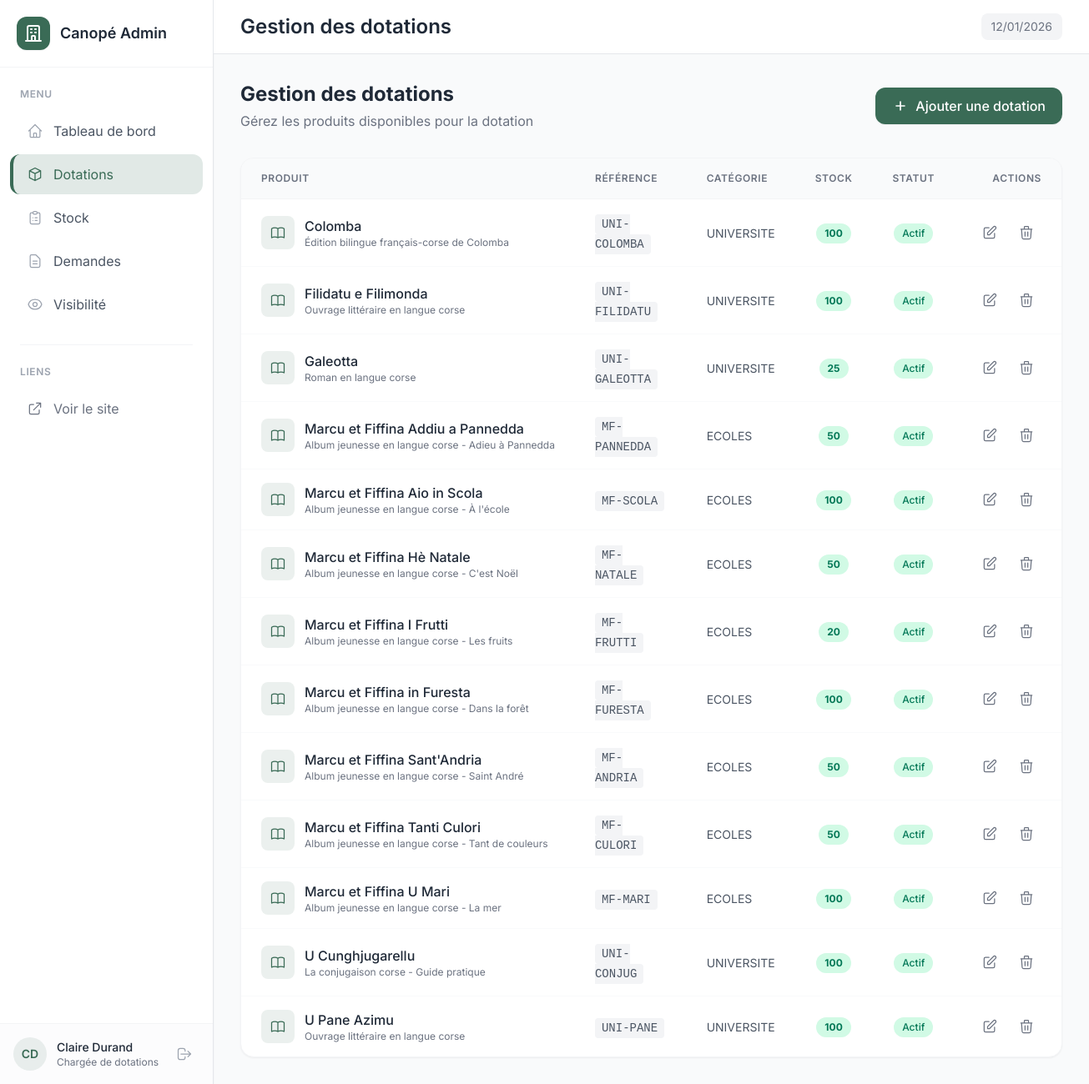
The page /admin/products.php (signed in) on the database its author committed.
### tables this page shows
CREATE TABLE `product` (
  `id` int(11) NOT NULL,
  `category_id` int(11) DEFAULT NULL,
  `name` varchar(255) NOT NULL,
  `reference` varchar(100) DEFAULT NULL,
  `description` text,
  `list_price` decimal(10,2) DEFAULT NULL,
  `is_published` tinyint(1) DEFAULT '1',
  `is_active` tinyint(1) DEFAULT '1'
);

CREATE TABLE `category` (
  `id` int(11) NOT NULL,
  `name` varchar(255) NOT NULL
);

### admin/products.php (the view, shortened to what this page needs)
<?php
try {
    $pdo = new PDO('mysql:host=localhost;dbname=canope-reseau;charset=utf8mb4', 'root', 'root');
    $pdo->setAttribute(PDO::ATTR_ERRMODE, PDO::ERRMODE_EXCEPTION);
} catch (PDOException $e) {
    die('Erreur de connexion à la base de données');
}
$products = $pdo->query('
    SELECT p.*, c.name as category_name, COALESCE(s.quantity, 0) as stock_quantity
    FROM product p
    LEFT JOIN category c ON c.id = p.category_id
    LEFT JOIN stock s ON s.product_id = p.id
    ORDER BY p.is_active DESC, p.name ASC
')->fetchAll(PDO::FETCH_ASSOC);
include 'includes/admin_header.php';
?>
<div class="flex flex-col md:flex-row md:items-center md:justify-between gap-4 mb-8">
    <div>
        <h2 class="text-2xl font-bold text-gray-800">Gestion des dotations</h2>
        <p class="text-gray-500 mt-1">Gérez les produits disponibles pour la dotation</p>
    </div>
    <button onclick="openAddModal()"
            class="inline-flex items-center gap-2 bg-canope-green hover:bg-canope-olive text-white font-medium px-5 py-2.5 rounded-xl transition-colors shadow-sm">
        <svg xmlns="http://www.w3.org/2000/svg" class="h-5 w-5" fill="none" viewBox="0 0 24 24" stroke="currentColor" stroke-width="2">
            <path stroke-linecap="round" stroke-linejoin="round" d="M12 6v6m0 0v6m0-6h6m-6 0H6" />
        </svg>
        Ajouter une dotation
    </button>
</div>
<div class="bg-white rounded-2xl shadow-sm border border-gray-100 overflow-hidden">
    <div class="overflow-x-auto">
        <table class="w-full">
            <thead>
                <tr class="bg-gray-50 border-b border-gray-100">
                    <th class="text-left px-6 py-4 text-xs font-semibold text-gray-500 uppercase tracking-wider">Produit</th>
                    <th class="text-left px-6 py-4 text-xs font-semibold text-gray-500 uppercase tracking-wider">Référence</th>
                    <th class="text-left px-6 py-4 text-xs font-semibold text-gray-500 uppercase tracking-wider">Catégorie</th>
                    <th class="text-center px-6 py-4 text-xs font-semibold text-gray-500 uppercase tracking-wider">Stock</th>
                    <th class="text-center px-6 py-4 text-xs font-semibold text-gray-500 uppercase tracking-wider">Statut</th>
                    <th class="text-right px-6 py-4 text-xs font-semibold text-gray-500 uppercase tracking-wider">Actions</th>
                </tr>
            </thead>
            <tbody class="divide-y divide-gray-50">
                <?php foreach ($products as $product): ?>
                <tr class="hover:bg-gray-50 transition-colors <?= !$product['is_active'] ? 'opacity-50' : '' ?>">
                    <td class="px-6 py-4">
                        <div class="flex items-center gap-3">
                            <div class="w-10 h-10 bg-canope-green/10 rounded-lg flex items-center justify-center">
                            </div>
                            <div>
                                <p class="font-medium text-gray-800"><?= htmlspecialchars($product['name']) ?></p>
                                <p class="text-xs text-gray-500 max-w-xs truncate"><?= htmlspecialchars($product['description'] ?? '') ?></p>
                            </div>
                        </div>
                    </td>
                    <td class="px-6 py-4">
                        <span class="text-sm text-gray-600 font-mono bg-gray-100 px-2 py-1 rounded">
                            <?= htmlspecialchars($product['reference'] ?? 'N/A') ?>
                        </span>
                    </td>
                    <td class="px-6 py-4">
                        <span class="text-sm text-gray-600"><?= htmlspecialchars($product['category_name'] ?? 'Non classé') ?></span>
                    </td>
                    <td class="px-6 py-4 text-center">
                        <?php
                        $stockQty = (int)$product['stock_quantity'];
                        $stockClass = $stockQty == 0 ? 'bg-red-100 text-red-700' : ($stockQty < 20 ? 'bg-amber-100 text-amber-700' : 'bg-emerald-100 text-emerald-700');
                        ?>
                        <span class="inline-flex items-center px-2.5 py-1 rounded-full text-xs font-bold <?= $stockClass ?>">
                            <?= $stockQty ?>
                        </span>
                    </td>
                    <td class="px-6 py-4 text-center">
                        <?php if ($product['is_active']): ?>
                        <span class="inline-flex items-center px-2.5 py-1 rounded-full text-xs font-medium bg-emerald-100 text-emerald-700">
                            Actif
                        </span>
                        <?php else: ?>
                        <span class="inline-flex items-center px-2.5 py-1 rounded-full text-xs font-medium bg-gray-100 text-gray-600">
                            Inactif
                        </span>
                        <?php endif; ?>
                    </td>
                    <td class="px-6 py-4 text-right">
                        <div class="flex items-center justify-end gap-2">
                            <button onclick="openEditModal(<?= htmlspecialchars(json_encode($product)) ?>)"
                                    class="p-2 text-gray-500 hover:text-canope-green hover:bg-canope-green/10 rounded-lg transition-colors"
                                    title="Modifier">
                                <svg xmlns="http://www.w3.org/2000/svg" class="h-5 w-5" fill="none" viewBox="0 0 24 24" stroke="currentColor" stroke-width="1.5">
                                    <path stroke-linecap="round" stroke-linejoin="round" d="M11 5H6a2 2 0 00-2 2v11a2 2 0 002 2h11a2 2 0 002-2v-5m-1.414-9.414a2 2 0 112.828 2.828L11.828 15H9v-2.828l8.586-8.586z" />
                                </svg>
                            </button>
                            <?php if ($product['is_active']): ?>
                            <button onclick="confirmDelete(<?= $product['id'] ?>, '<?= htmlspecialchars(addslashes($product['name'])) ?>')"
                                    class="p-2 text-gray-500 hover:text-red-500 hover:bg-red-50 rounded-lg transition-colors"
                                    title="Désactiver">
                                <svg xmlns="http://www.w3.org/2000/svg" class="h-5 w-5" fill="none" viewBox="0 0 24 24" stroke="currentColor" stroke-width="1.5">
                                    <path stroke-linecap="round" stroke-linejoin="round" d="M19 7l-.867 12.142A2 2 0 0116.138 21H7.862a2 2 0 01-1.995-1.858L5 7m5 4v6m4-6v6m1-10V4a1 1 0 00-1-1h-4a1 1 0 00-1 1v3M4 7h16" />
                                </svg>
                            </button>
                            <?php endif; ?>
                        </div>
                    </td>
                </tr>
                <?php endforeach; ?>
            </tbody>
        </table>
    </div>
</div>
<?php include 'includes/admin_footer.php'; ?>

### admin/includes/admin_header.php (style rules this page uses)
body { font-family: 'Inter', sans-serif; }

### rows shown on the page
product: name "Colomba", description "Édition bilingue français-corse de Colomba", reference "UNI-COLOMBA", category.name "UNIVERSITE", stockQty "100", is_active "Actif"
product: name "Filidatu e Filimonda", description "Ouvrage littéraire en langue corse", reference "UNI-FILIDATU", category.name "UNIVERSITE", stockQty "100", is_active "Actif"
product: name "Galeotta", description "Roman en langue corse", reference "UNI-GALEOTTA", category.name "UNIVERSITE", stockQty "25", is_active "Actif"
product: name "Marcu et Fiffina Addiu a Pannedda", description "Album jeunesse en langue corse - Adieu à Pannedda", reference "MF-PANNEDDA", category.name "ECOLES", stockQty "50", is_active "Actif"
product: name "Marcu et Fiffina Aio in Scola", description "Album jeunesse en langue corse - À l'école", reference "MF-SCOLA", category.name "ECOLES", stockQty "100", is_active "Actif"
product: name "Marcu et Fiffina Hè Natale", description "Album jeunesse en langue corse - C'est Noël", reference "MF-NATALE", category.name "ECOLES", stockQty "50", is_active "Actif"
product: name "Marcu et Fiffina I Frutti", description "Album jeunesse en langue corse - Les fruits", reference "MF-FRUTTI", category.name "ECOLES", stockQty "20", is_active "Actif"
product: name "Marcu et Fiffina in Furesta", description "Album jeunesse en langue corse - Dans la forêt", reference "MF-FURESTA", category.name "ECOLES", stockQty "100", is_active "Actif"
product: name "Marcu et Fiffina Sant'Andria", description "Album jeunesse en langue corse - Saint André", reference "MF-ANDRIA", category.name "ECOLES", stockQty "50", is_active "Actif"
product: name "Marcu et Fiffina Tanti Culori", description "Album jeunesse en langue corse - Tant de couleurs", reference "MF-CULORI", category.name "ECOLES", stockQty "50", is_active "Actif"
product: name "Marcu et Fiffina U Mari", description "Album jeunesse en langue corse - La mer", reference "MF-MARI", category.name "ECOLES", stockQty "100", is_active "Actif"
product: name "U Cunghjugarellu", description "La conjugaison corse - Guide pratique", reference "UNI-CONJUG", category.name "UNIVERSITE", stockQty "100", is_active "Actif"
product: name "U Pane Azimu", description "Ouvrage littéraire en langue corse", reference "UNI-PANE", category.name "UNIVERSITE", stockQty "100", is_active "Actif"

### other values the page prints
$currentAdmin['first_name'] . ' ' . $currentAdmin['last_name'] "Claire Durand"
$currentAdmin['job_title'] "Chargée de dotations"
